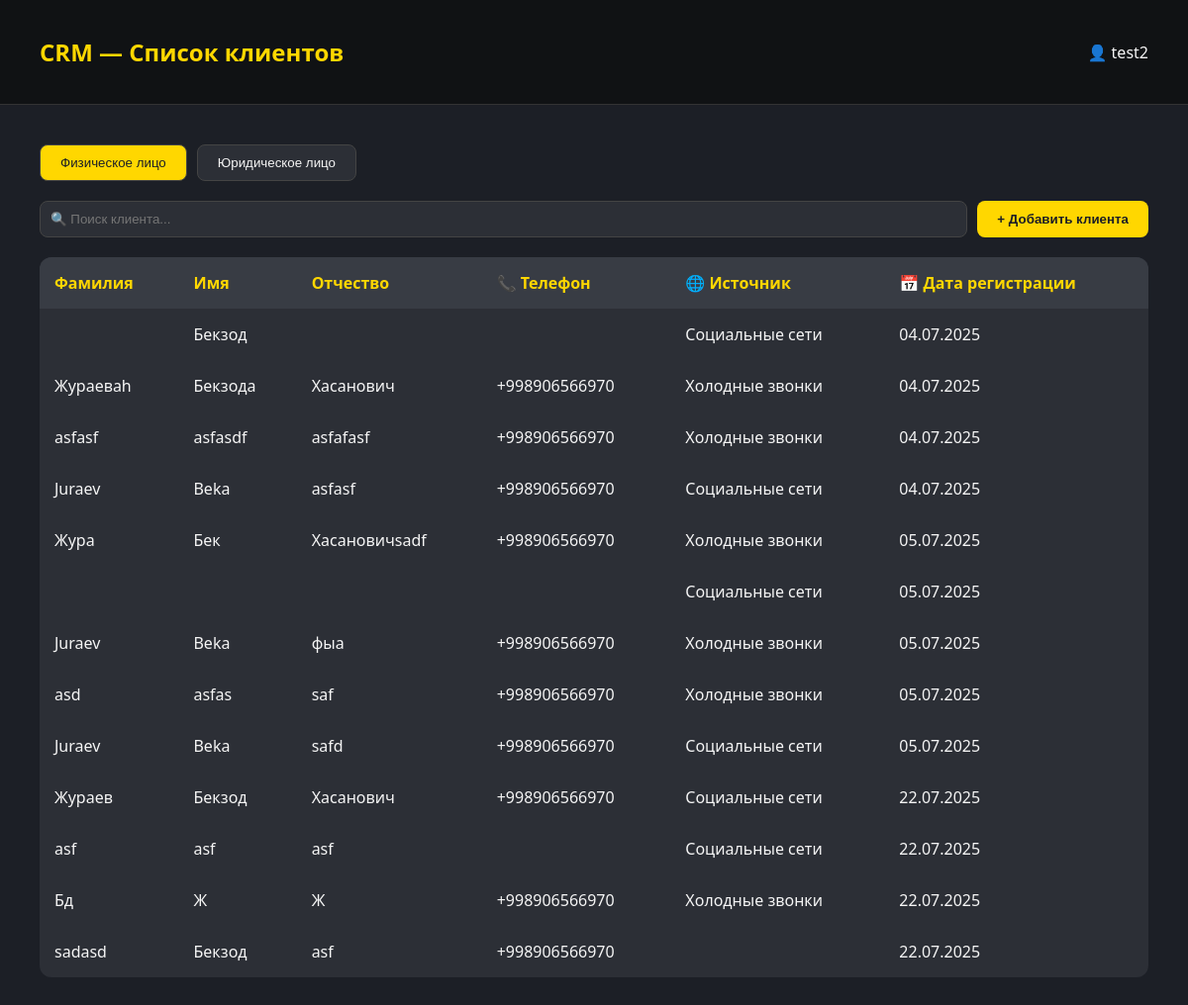
/clients/ (signed in), run on the app's committed database.
### backend/models.py (models this page shows)
class Profile(models.Model):
    POSITION_CHOICES = [
        ("manager", "Менеджер"),
        ("admin", "Администратор"),
        ("accountant", "Бухгалтер"),
        ("supplier", "Снабженец"),
        ("chief", "Главный ЦЕХа"),
        ("chief_staff", "Сотрудник ЦЕХа"),
        ("delivery_cheif", "Главный доставщик"),
        ("delivery", "Доставщик"),
        ("installer_cheif", "Главный установщик"),
        ("installer", "Установщик"),
        ("technologist_cheif", "Главный Технолог"),
        ("technologist", "Технолог"),
        ("designer_cheif", "Главный дизайнер"),
        ("designer", "Дизайнер"),
        ("qa_cheif", "Главный сотрудник контроля качества"),
        ("qa_staff", "Сотрудник контроля качества"),
        ("sales_marketing", "Соц. маркетолог"),
        ("sales_call", "Сотрудник колл-центра"),
    ]
    username = models.OneToOneField(User, on_delete=models.CASCADE, related_name='profile')
    name = models.CharField(max_length=200, null=True, blank=True, default=None)
    lastname = models.CharField(max_length=200, null=True, blank=True, default=None)
    middle_name = models.CharField(max_length=200, null=True, blank=True, default=None)
    date_birth = models.DateField(null=True, blank=True, default=None)
    phone = PhoneNumberField(blank=True)
    adress = models.CharField(max_length=200,blank=True)
    last_job=models.CharField(max_length=200,blank=True)
    work_exp=models.CharField(max_length=200,blank=True)
    position = models.CharField(max_length=20, choices=POSITION_CHOICES)
    hobby=models.CharField(max_length=60,blank=True)
    photo = models.ImageField(blank=True, upload_to='pictures/',null=True)
    approve=models.BooleanField(default=False)
    archive=models.BooleanField(default=True)
    balance = models.DecimalField(max_digits=10, decimal_places=2,default=0)
    salary_pure=models.DecimalField(max_digits=10, decimal_places=2,default=0)
    salary_black=models.DecimalField(max_digits=10, decimal_places=2,default=0)
    approve_accounting=models.BooleanField(default=False)

class Clients(models.Model):
    Social_CHOICES = [
        ("social", "Социальные сети"),
        ("cold_calls", "Холодные звонки"),
        ("word_of_mouth", "Сарафанное радио"),
    ]
    CLIENT_TYPE_CHOICES = [
        ('INDIVIDUAL', 'Физическое лицо'),
        ('LEGAL_ENTITY', 'Юридическое лицо'),
    ]
    social = models.CharField(max_length=20, choices=Social_CHOICES)
    client_type = models.CharField(
        max_length=20,
        choices=CLIENT_TYPE_CHOICES,
    )
    phone = PhoneNumberField()
    created_at = models.DateField(auto_now_add=True,null=True)
    name = models.CharField(max_length=200, null=True, blank=True, default=None)
    lastname = models.CharField(max_length=200, null=True, blank=True, default=None)
    middle_name = models.CharField(max_length=200, null=True, blank=True, default=None)
    adress = models.CharField(max_length=200, null=True, blank=True, default=None)
    company_name=models.CharField(max_length=200, null=True, blank=True, default=None)
    inn = models.CharField(max_length=12,null=True, blank=True, default=None)
    account=models.IntegerField(blank=True,null=True,default=None)
    mfo = models.IntegerField(blank=True, null=True, default=None)
    active=models.BooleanField(default=False)

### backend/views.py (the view)
# urls.py: path('clients/',views.ClietView.as_view(),name='clients'),
class ClietView(LoginRequiredMixin,TemplateView):
   template_name = 'client_list.html'
   login_url = reverse_lazy('login')
   def get_context_data(self, *, object_list=None, **kwargs):
      context = super().get_context_data(**kwargs)
      context['client_fiz']=Clients.objects.filter(client_type='INDIVIDUAL')
      context['client_leg'] = Clients.objects.filter(client_type='LEGAL_ENTITY')
      return context

### backend/templates/client_list.html (shortened to what this page needs)
<!DOCTYPE html>
<html lang="ru">
<head>
</head>
<body>
  <header>
    <h1>CRM — Список клиентов</h1>
    <div>👤 {{request.user.profile.name}}</div>
  </header>
  <div class="container">
     <div class="toggle-buttons">
      <button id="btn-individual" class="active">Физическое лицо</button>
      <button id="btn-legal">Юридическое лицо</button>
    </div>
    <div class="top-bar">
      <input type="text" placeholder="🔍 Поиск клиента...">
      <button onclick="window.location.href='{% url 'client_add' %}'">+ Добавить клиента</button>
    </div>
     <div id="individual-fields">
    <table>
      <thead>
        <tr>
          <th>Фамилия</th>
          <th>Имя</th>
          <th>Отчество</th>
          <th>📞 Телефон</th>
          <th>🌐 Источник</th>
          <th>📅 Дата регистрации</th>
        </tr>
      </thead>
      {% for item in client_fiz %}
      <tbody>
        <tr>
          <td>{{item.lastname}}</td>
          <td>{{item.name}}</td>
          <td>{{item.middle_name}}</td>
          <td>{{item.phone}}</td>
          <td>{{item.get_social_display}}</td>
          <td>{{item.created_at|date:"d.m.Y"}}</td>
        </tr>
      </tbody>
      {% endfor %}
       </table>
      </div>
  </div>
</body>
</html>

### backend/templates/client_list.html (style rules this page uses)
body { margin: 0; font-family: 'Segoe UI', Tahoma, Geneva, Verdana, sans-serif; background-color: #1c1f26; color: #f5f5f5; }
header { background: #101214; padding: 20px 40px; display: flex; justify-content: space-between; align-items: center; border-bottom: 1px solid #333; }
header h1 { color: #ffd700; font-weight: 600; font-size: 24px; }
.container { padding: 40px; }
.toggle-buttons { display: flex; margin-bottom: 20px; }
.toggle-buttons button { background-color: #2c2f36; color: #f5f5f5; border: 1px solid #444; padding: 10px 20px; margin-right: 10px; border-radius: 8px; cursor: pointer; transition: background-color 0.3s; }
.toggle-buttons button:hover, .toggle-buttons button.active { background-color: #ffd700; color: #1c1f26; }
.top-bar { display: flex; justify-content: space-between; margin-bottom: 20px; }
.top-bar input[type="text"] { flex: 1; padding: 10px; border-radius: 8px; border: 1px solid #444; background-color: #2c2f36; color: #f5f5f5; margin-right: 10px; }
.top-bar button { background-color: #ffd700; border: none; padding: 10px 20px; border-radius: 8px; color: #1c1f26; cursor: pointer; font-weight: 600; }
table { width: 100%; border-collapse: collapse; background-color: #2c2f36; border-radius: 12px; overflow: hidden; }
th, td { padding: 15px; text-align: left; }
th { background-color: #383c44; color: #ffd700; }

### data on the page
Clients: name "Бекзод", social "Социальные сети", created_at "04.07.2025"
Clients: lastname "Жураеваh", name "Бекзода", middle_name "Хасанович", phone "+998906566970", social "Холодные звонки", created_at "04.07.2025"
Clients: lastname "asfasf", name "asfasdf", middle_name "asfafasf", phone "+998906566970", social "Холодные звонки", created_at "04.07.2025"
Clients: lastname "Juraev", name "Beka", middle_name "asfasf", phone "+998906566970", social "Социальные сети", created_at "04.07.2025"
Clients: lastname "Жура", name "Бек", middle_name "Хасановичsadf", phone "+998906566970", social "Холодные звонки", created_at "05.07.2025"
Clients: social "Социальные сети", created_at "05.07.2025"
Clients: lastname "Juraev", name "Beka", middle_name "фыа", phone "+998906566970", social "Холодные звонки", created_at "05.07.2025"
Clients: lastname "asd", name "asfas", middle_name "saf", phone "+998906566970", social "Холодные звонки", created_at "05.07.2025"
Clients: lastname "Juraev", name "Beka", middle_name "safd", phone "+998906566970", social "Социальные сети", created_at "05.07.2025"
Clients: lastname "Жураев", name "Бекзод", middle_name "Хасанович", phone "+998906566970", social "Социальные сети", created_at "22.07.2025"
Clients: lastname "asf", name "asf", middle_name "asf", social "Социальные сети", created_at "22.07.2025"
Clients: lastname "Бд", name "Ж", middle_name "Ж", phone "+998906566970", social "Холодные звонки", created_at "22.07.2025"
Clients: lastname "sadasd", name "Бекзод", middle_name "asf", phone "+998906566970", created_at "22.07.2025"

### other printed values
{{ request.user.profile.name }} "test2"
